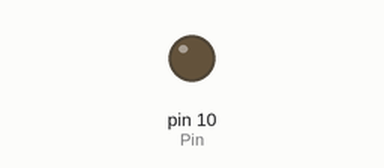
The sketch below on a simulated Arduino Uno, built with avr-gcc and run on an emulated ATmega328P. Shown: output pins drawn as LEDs (lit = HIGH).

Above: at 1.0 s.
At 3.0 s:
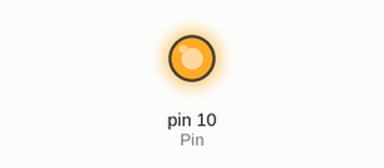
Timing chart, 0 to 5.2 s (numbered marks = the images above):
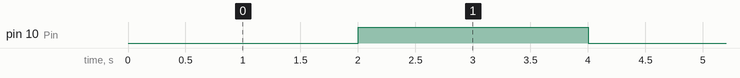

The sketch:

blink.ino
```cpp
/* Blink on timer */

/*
** Digital Pins
**   08 09 10 11 12 13
** Analog Pins
**   A0 A1 A2 A3 A4
*/
int Pin  = 10;
int flag = 0;

/* Macro to toggle pin */
#define TOGGLE(x, y) y = y == HIGH ? LOW : HIGH; digitalWrite(x, y);

void setup()
{
  /* Initialize Pins */
  pinMode(Pin, OUTPUT);
  digitalWrite( Pin, LOW );

  Serial.begin( 9600 );
}

void loop()
{
  /* Delay */
  delay( 2000 );

  /* Toggle Pins */
  if( flag == 1 )
  {
    //digitalWrite( Pin, LOW );
    //flag = 0;
    TOGGLE( Pin, flag );
  }
  else
  {
    //digitalWrite( Pin, HIGH );
    //flag = 1;
    TOGGLE( Pin, flag );
  }
  //TOGGLE(RPin1, RPin1s);
  //TOGGLE(RPin2, RPin2s);
}
```

Measured:
- by itself, pin 10 (Pin): alternates HIGH for 2.0 s and LOW for 2.0 s
